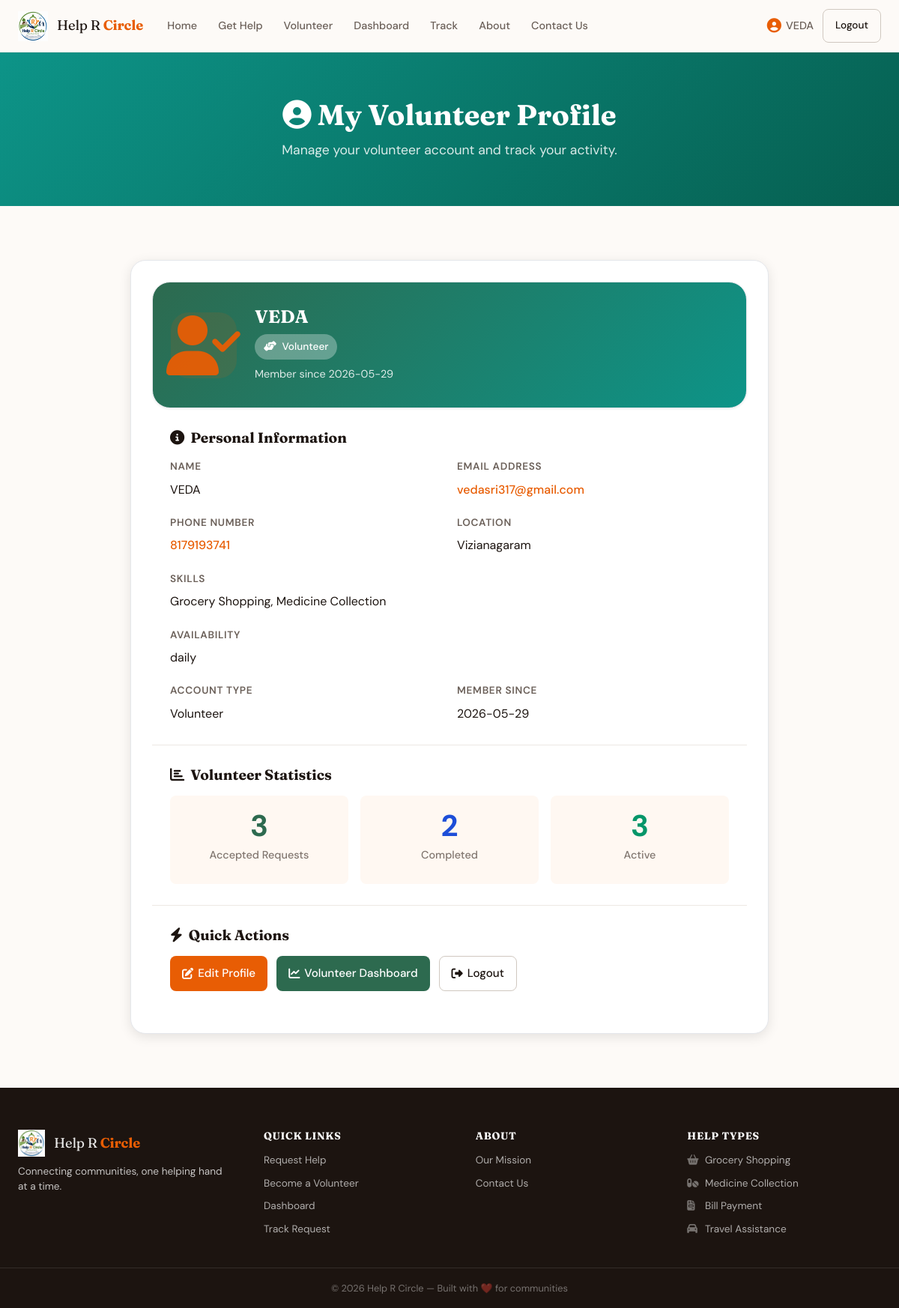
Screenshot of /profile (signed in) with the database file from the repository.
### tables this page shows
CREATE TABLE volunteers (
                id           INTEGER PRIMARY KEY AUTOINCREMENT,
                name         TEXT NOT NULL,
                phone        TEXT NOT NULL,
                email        TEXT,
                location     TEXT NOT NULL,
                skills       TEXT NOT NULL,
                availability TEXT NOT NULL,
                about        TEXT,
                is_active    INTEGER DEFAULT 1,
                created_at   TEXT DEFAULT (datetime('now', 'localtime'))
            , user_id INTEGER REFERENCES users(id));

### app.py (the view, shortened to what this page needs)
@app.route("/profile")
@login_required
def profile():
    user_id = session.get('user_id')
    user = db.get_user_by_id(user_id)
    if not user:
        flash("User not found.", "error")
        return redirect(url_for('index'))
    if user['role'] == 'user':
        activity_stats = db.get_user_activity_stats(user_id)
        return render_template("profile.html", user=user, stats=activity_stats)
    elif user['role'] == 'volunteer':
        app.logger.info("Profile access: session user_id=%s role=%s", session.get('user_id'), session.get('role'))
        volunteer = db.get_volunteer_by_user_id(user_id)
        app.logger.info("Volunteer lookup result: %s", str(volunteer))
        if not volunteer:
            flash("Your volunteer profile could not be found. Please contact support.", "error")
            return redirect(url_for('index'))
        activity_stats = db.get_volunteer_activity_stats(volunteer['name'])
        return render_template("profile_volunteer.html", user=user,
                             volunteer=volunteer, stats=activity_stats)
    elif user['role'] == 'admin':
        return render_template("profile_admin.html", user=user)
    flash("Invalid user role.", "error")
    return redirect(url_for('index'))

### app.py (called while the page is built)
def login_required(f):
    @wraps(f)
    def decorated_function(*args, **kwargs):
        if 'user_id' not in session:
            flash("Please log in first.", "error")
            return redirect(url_for('login'))
        return f(*args, **kwargs)
    return decorated_function

### database.py (called while the page is built)
    def _connect(self):
        conn = sqlite3.connect(DB_PATH)
        conn.row_factory = sqlite3.Row
        conn.execute("PRAGMA foreign_keys = ON")
        return conn

    def get_user_by_id(self, user_id):
        conn = self._connect()
        user = conn.execute(
            "SELECT * FROM users WHERE id = ?", (user_id,)
        ).fetchone()
        conn.close()
        return dict(user) if user else None

    def get_volunteer_by_user_id(self, user_id):
        conn = self._connect()
        volunteer = conn.execute(
            "SELECT * FROM volunteers WHERE user_id = ?", (user_id,)
        ).fetchone()
        conn.close()
        return dict(volunteer) if volunteer else None

### templates/profile_volunteer.html (shortened to what this page needs)
{% extends "base.html" %}
{% block content %}
<section class="page-hero page-hero-teal">
  <div class="container">
    <h1><i class="fas fa-user-circle"></i> My Volunteer Profile</h1>
    <p>Manage your volunteer account and track your activity.</p>
  </div>
</section>
<section class="section">
  <div class="container" style="max-width: 900px;">
    <div class="profile-container">
      <div class="profile-card">
        <div class="profile-header volunteer-header">
          <div class="profile-avatar">
            <i class="fas fa-user-check"></i>
          </div>
          <div class="profile-header-info">
            <h2>{{ volunteer['name'] }}</h2>
            <p class="role-badge role-volunteer">
              <i class="fas fa-hands-helping"></i> Volunteer
            </p>
            <p class="profile-member-since">Member since {{ volunteer['created_at'][:10] }}</p>
          </div>
        </div>
        <div class="profile-section">
          <h3><i class="fas fa-info-circle"></i> Personal Information</h3>
          <div class="info-grid">
            <div class="info-item">
              <label>Name</label>
              <p>{{ volunteer['name'] }}</p>
            </div>
            <div class="info-item">
              <label>Email Address</label>
              <p><a href="mailto:{{ volunteer['email'] }}">{{ volunteer['email'] }}</a></p>
            </div>
            <div class="info-item">
              <label>Phone Number</label>
              <p><a href="tel:{{ volunteer['phone'] }}">{{ volunteer['phone'] }}</a></p>
            </div>
            <div class="info-item">
              <label>Location</label>
              <p>{{ volunteer['location'] }}</p>
            </div>
            <div class="info-item full-width">
              <label>Skills</label>
              <p>{{ volunteer['skills'] }}</p>
            </div>
            <div class="info-item full-width">
              <label>Availability</label>
              <p>{{ volunteer['availability'] }}</p>
            </div>
            <div class="info-item">
              <label>Account Type</label>
              <p>Volunteer</p>
            </div>
            <div class="info-item">
              <label>Member Since</label>
              <p>{{ volunteer['created_at'][:10] }}</p>
            </div>
          </div>
        </div>
        <div class="profile-section">
          <h3><i class="fas fa-chart-bar"></i> Volunteer Statistics</h3>
          <div class="stats-grid">
            <div class="stat-item">
              <div class="stat-number">{{ stats['accepted_requests'] }}</div>
              <div class="stat-label">Accepted Requests</div>
            </div>
            <div class="stat-item">
              <div class="stat-number stat-completed">{{ stats['completed_requests'] }}</div>
              <div class="stat-label">Completed</div>
            </div>
            <div class="stat-item">
              <div class="stat-number stat-active">{{ stats['active_requests'] }}</div>
              <div class="stat-label">Active</div>
            </div>
          </div>
        </div>
        <div class="profile-section">
          <h3><i class="fas fa-bolt"></i> Quick Actions</h3>
          <div class="action-buttons">
            <a href="{{ url_for('edit_profile_volunteer') }}" class="btn btn-primary">
              <i class="fas fa-edit"></i> Edit Profile
            </a>
            <a href="{{ url_for('dashboard') }}" class="btn btn-secondary">
              <i class="fas fa-chart-line"></i> Volunteer Dashboard
            </a>
            <a href="{{ url_for('logout') }}" class="btn btn-outline">
              <i class="fas fa-sign-out-alt"></i> Logout
            </a>
          </div>
        </div>
      </div>
    </div>
  </div>
</section>
{% endblock %}

### static/css/style.css (style rules this page uses)
:root { --primary: #E85D04; --primary-dark: #C44D00; --primary-light:#FFF0E6; --secondary: #2D6A4F; --secondary-lt: #E8F5EE; --accent: #F4A261; --teal: #0D9488; --purple: #7C3AED; --bg: #FDFAF7; --bg-tinted: #FFF8F2; --surface: #FFFFFF; --border: #EDE8E3; --border-dark: #D0C8C0; --text: #1C1410; --text-muted: #6B6059; --text-light: #9E9189; --status-pending: #D97706; --status-accepted: #059669; --status-completed: #1D4ED8; --status-cancelled: #DC2626; --shadow-sm: 0 1px 3px rgba(0,0,0,.08); --shadow-md: 0 4px 16px rgba(0,0,0,.10); --shadow-lg: 0 10px 40px rgba(0,0,0,.12); --radius: 12px; --radius-lg: 20px; --radius-sm: 8px; --font-display: 'Fraunces', Georgia, serif; --font-body: 'DM Sans', system-ui, sans-serif; --nav-h: 70px; --max-w: 1200px; }
*, *::before, *::after { box-sizing: border-box; margin: 0; padding: 0; }
html { scroll-behavior: smooth; font-size: 16px; }
body { font-family: var(--font-body); background: var(--bg); color: var(--text); line-height: 1.65; min-height: 100vh; }
a { color: var(--primary); text-decoration: none; }
h1,h2,h3,h4 { font-family: var(--font-display); line-height: 1.2; color: var(--text); }
.container { max-width: var(--max-w); margin: 0 auto; padding: 0 24px; }
.section { padding: 72px 0; }
.btn { display: inline-flex; align-items: center; gap: 8px; padding: 10px 22px; border-radius: var(--radius-sm); font-family: var(--font-body); font-weight: 600; font-size: .95rem; cursor: pointer; border: 2px solid transparent; transition: all .2s ease; text-decoration: none; }
.btn-primary { background: var(--primary); color: #fff; }
.btn-outline { background: transparent; color: var(--primary); border-color: var(--primary); }
.stat-item { text-align: center; padding: 0 40px; }
.stat-label { font-size: .85rem; opacity: .85; margin-top: 4px; display: block; }
.page-hero { background: linear-gradient(135deg, var(--primary) 0%, var(--primary-dark) 100%); padding: 60px 24px; text-align: center; color: #fff; }
.page-hero h1 { font-size: 2.4rem; color: #fff; margin-bottom: 10px; }
.page-hero p { color: rgba(255,255,255,.85); font-size: 1.1rem; }
.page-hero-teal { background: linear-gradient(135deg, var(--teal) 0%, #065f50 100%); }
.profile-header, .profile-card { background: #fff; border: 1px solid #E5E7EB; border-radius: 24px; box-shadow: var(--shadow-sm); padding: 28px; }
.profile-avatar { width: 88px; height: 88px; display: grid; place-items: center; border-radius: 24px; background: rgba(232,93,4,.12); color: var(--primary); font-size: 2rem; font-weight: 700; }
.stat-label { display: block; font-size: .9rem; color: var(--text-muted); margin-bottom: 6px; }

### rows the page displays
volunteers: name "VEDA", created_at "2026-05-29", email "vedasri317@gmail.com", phone "8179193741", location "Vizianagaram", skills "Grocery Shopping, Medicine Collection", availability "daily"

### other values shown
{{ session.get('username') }} "VEDA"
{{ stats['accepted_requests'] }} "3"
{{ stats['completed_requests'] }} "2"
{{ stats['active_requests'] }} "3"
